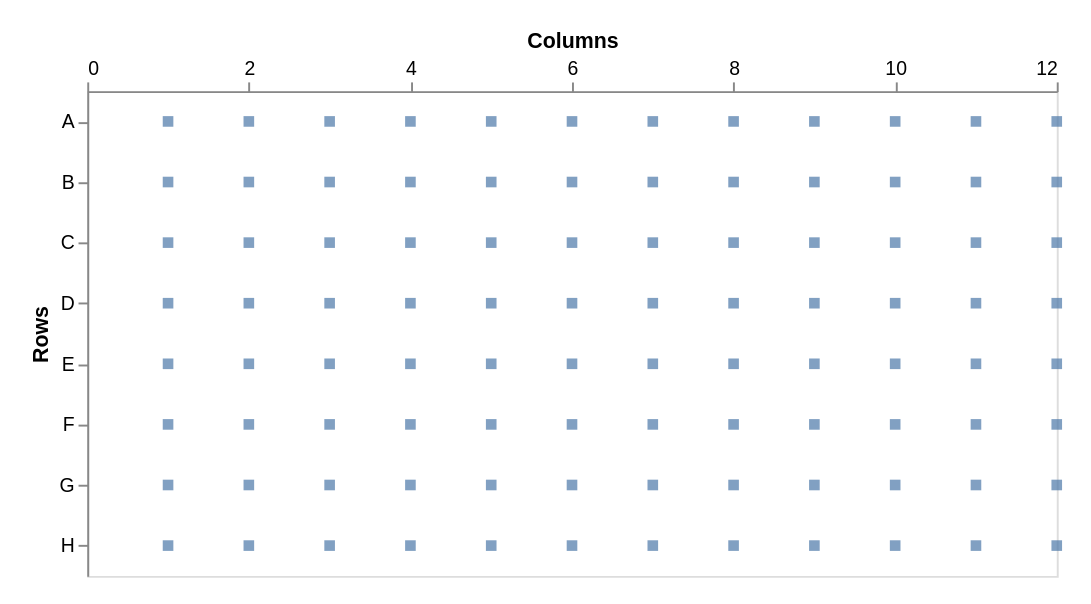

The specification (Vega-Lite) saved for this image:
### Vega-Lite specification from a JSON file in a GitHub repository (floating-point values rounded to 4 significant figures)
{"width": 500, "height": 250, "padding": 15, "data": {"values": [{"a": "A", "b": 1}, {"a": "A", "b": 2}, {"a": "A", "b": 3}, {"a": "A", "b": 4}, {"a": "A", "b": 5}, {"a": "A", "b": 6}, {"a": "A", "b": 7}, {"a": "A", "b": 8}, {"a": "A", "b": 9}, {"a": "A", "b": 10}, {"a": "A", "b": 11}, {"a": "A", "b": 12}, {"a": "B", "b": 1}, {"a": "B", "b": 2}, {"a": "B", "b": 3}, {"a": "B", "b": 4}, {"a": "B", "b": 5}, {"a": "B", "b": 6}, {"a": "B", "b": 7}, {"a": "B", "b": 8}, {"a": "B", "b": 9}, {"a": "B", "b": 10}, {"a": "B", "b": 11}, {"a": "B", "b": 12}, {"a": "C", "b": 1}, {"a": "C", "b": 2}, {"a": "C", "b": 3}, {"a": "C", "b": 4}, {"a": "C", "b": 5}, {"a": "C", "b": 6}, {"a": "C", "b": 7}, {"a": "C", "b": 8}, {"a": "C", "b": 9}, {"a": "C", "b": 10}, {"a": "C", "b": 11}, {"a": "C", "b": 12}, {"a": "D", "b": 1}, {"a": "D", "b": 2}, {"a": "D", "b": 3}, {"a": "D", "b": 4}, {"a": "D", "b": 5}, {"a": "D", "b": 6}, {"a": "D", "b": 7}, {"a": "D", "b": 8}, {"a": "D", "b": 9}, {"a": "D", "b": 10}, {"a": "D", "b": 11}, {"a": "D", "b": 12}, {"a": "E", "b": 1}, {"a": "E", "b": 2}, {"a": "E", "b": 3}, {"a": "E", "b": 4}, {"a": "E", "b": 5}, {"a": "E", "b": 6}, {"a": "E", "b": 7}, {"a": "E", "b": 8}, {"a": "E", "b": 9}, {"a": "E", "b": 10}, {"a": "E", "b": 11}, {"a": "E", "b": 12}, {"a": "F", "b": 1}, {"a": "F", "b": 2}, {"a": "F", "b": 3}, {"a": "F", "b": 4}, {"a": "F", "b": 5}, {"a": "F", "b": 6}, {"a": "F", "b": 7}, {"a": "F", "b": 8}, {"a": "F", "b": 9}, {"a": "F", "b": 10}, {"a": "F", "b": 11}, {"a": "F", "b": 12}, {"a": "G", "b": 1}, {"a": "G", "b": 2}, {"a": "G", "b": 3}, {"a": "G", "b": 4}, {"a": "G", "b": 5}, {"a": "G", "b": 6}, {"a": "G", "b": 7}, {"a": "G", "b": 8}, {"a": "G", "b": 9}, {"a": "G", "b": 10}, {"a": "G", "b": 11}, {"a": "G", "b": 12}, {"a": "H", "b": 1}, {"a": "H", "b": 2}, {"a": "H", "b": 3}, {"a": "H", "b": 4}, {"a": "H", "b": 5}, {"a": "H", "b": 6}, {"a": "H", "b": 7}, {"a": "H", "b": 8}, {"a": "H", "b": 9}, {"a": "H", "b": 10}, {"a": "H", "b": 11}, {"a": "H", "b": 12}]}, "mark": "square", "encoding": {"x": {"field": "b", "type": "quantitative", "title": "Columns", "axis": {"orient": "top", "labelAngle": 0, "grid": false, "tickCount": 8}, "scales": {"nice": false, "zero": false}}, "y": {"field": "a", "type": "ordinal", "title": "Rows", "axis": {"orient": "left", "labelAngle": 0, "grid": false, "tickCount": 12}, "scales": {"nice": false, "zero": false}}}}
